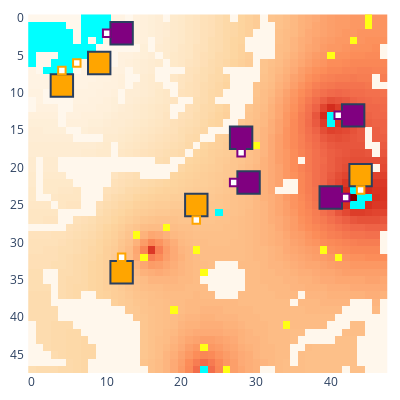

Source (notebook cell):
### Code cell
show_env(env)

### Figure 1 — Plotly figure (JSON) as saved in the notebook; plotly's stock layout.template omitted (floating-point values rounded to 4 significant figures; data arrays with more than 128 entries replaced by an {"elided": "..."} marker saying what was removed)
{"data": [{"colorscale": [[0, "rgb(255,247,236)"], [0.125, "rgb(254,232,200)"], [0.25, "rgb(253,212,158)"], [0.375, "rgb(253,187,132)"], [0.5, "rgb(252,141,89)"], [0.625, "rgb(239,101,72)"], [0.75, "rgb(215,48,31)"], [0.875, "rgb(179,0,0)"], [1, "rgb(127,0,0)"]], "name": "Rubble", "showscale": false, "type": "heatmap", "uid": "52_Rubble", "z": {"elided": "48x48 int values"}}, {"colorscale": [[0, "#00ffff"], [1, "#00ffff"]], "hoverinfo": "skip", "name": "Ice", "showscale": false, "type": "heatmap", "uid": "52_Ice", "z": {"elided": "48x48 int values"}}, {"colorscale": [[0, "#ffff14"], [1, "#ffff14"]], "hoverinfo": "skip", "name": "Ore", "showscale": false, "type": "heatmap", "uid": "52_Ore", "z": {"elided": "48x48 int values"}}, {"colorscale": [[0, "#15b01a"], [1, "#15b01a"]], "hoverinfo": "skip", "name": "Lichen", "showscale": false, "type": "heatmap", "uid": "52_Lichen", "z": {"elided": "48x48 null values"}}, {"customdata": [["factory_0", "player_0", 1146, 0, 0, 223, 50]], "hovertemplate": "%{customdata[0]} %{customdata[1]}<br>Power: %{customdata[2]}<br>Ice: %{customdata[3]}<br>Ore: %{customdata[4]}<br>Water: %{customdata[5]}<br>Metal: %{customdata[6]}<br><extra></extra>", "name": "factory_0", "showscale": false, "type": "heatmap", "uid": "52_factory_0", "x": [28], "y": [16], "z": [0]}, {"customdata": [["factory_2", "player_0", 1145, 0, 0, 233, 50]], "hovertemplate": "%{customdata[0]} %{customdata[1]}<br>Power: %{customdata[2]}<br>Ice: %{customdata[3]}<br>Ore: %{customdata[4]}<br>Water: %{customdata[5]}<br>Metal: %{customdata[6]}<br><extra></extra>", "name": "factory_2", "showscale": false, "type": "heatmap", "uid": "52_factory_2", "x": [12], "y": [2], "z": [2]}, {"customdata": [["factory_4", "player_0", 849, 0, 0, 208, 50]], "hovertemplate": "%{customdata[0]} %{customdata[1]}<br>Power: %{customdata[2]}<br>Ice: %{customdata[3]}<br>Ore: %{customdata[4]}<br>Water: %{customdata[5]}<br>Metal: %{customdata[6]}<br><extra></extra>", "name": "factory_4", "showscale": false, "type": "heatmap", "uid": "52_factory_4", "x": [43], "y": [13], "z": [4]}, {"customdata": [["factory_6", "player_0", 789, 0, 0, 203, 50]], "hovertemplate": "%{customdata[0]} %{customdata[1]}<br>Power: %{customdata[2]}<br>Ice: %{customdata[3]}<br>Ore: %{customdata[4]}<br>Water: %{customdata[5]}<br>Metal: %{customdata[6]}<br><extra></extra>", "name": "factory_6", "showscale": false, "type": "heatmap", "uid": "52_factory_6", "x": [40], "y": [24], "z": [6]}, {"customdata": [["factory_8", "player_0", 1077, 0, 0, 223, 50]], "hovertemplate": "%{customdata[0]} %{customdata[1]}<br>Power: %{customdata[2]}<br>Ice: %{customdata[3]}<br>Ore: %{customdata[4]}<br>Water: %{customdata[5]}<br>Metal: %{customdata[6]}<br><extra></extra>", "name": "factory_8", "showscale": false, "type": "heatmap", "uid": "52_factory_8", "x": [29], "y": [22], "z": [8]}, {"customdata": [["factory_1", "player_1", 1137, 0, 0, 233, 50]], "hovertemplate": "%{customdata[0]} %{customdata[1]}<br>Power: %{customdata[2]}<br>Ice: %{customdata[3]}<br>Ore: %{customdata[4]}<br>Water: %{customdata[5]}<br>Metal: %{customdata[6]}<br><extra></extra>", "name": "factory_1", "showscale": false, "type": "heatmap", "uid": "52_factory_1", "x": [4], "y": [9], "z": [1]}, {"customdata": [["factory_3", "player_1", 971, 0, 0, 223, 50]], "hovertemplate": "%{customdata[0]} %{customdata[1]}<br>Power: %{customdata[2]}<br>Ice: %{customdata[3]}<br>Ore: %{customdata[4]}<br>Water: %{customdata[5]}<br>Metal: %{customdata[6]}<br><extra></extra>", "name": "factory_3", "showscale": false, "type": "heatmap", "uid": "52_factory_3", "x": [12], "y": [34], "z": [3]}, {"customdata": [["factory_5", "player_1", 800, 0, 0, 213, 50]], "hovertemplate": "%{customdata[0]} %{customdata[1]}<br>Power: %{customdata[2]}<br>Ice: %{customdata[3]}<br>Ore: %{customdata[4]}<br>Water: %{customdata[5]}<br>Metal: %{customdata[6]}<br><extra></extra>", "name": "factory_5", "showscale": false, "type": "heatmap", "uid": "52_factory_5", "x": [44], "y": [21], "z": [5]}, {"customdata": [["factory_7", "player_1", 982, 0, 0, 228, 50]], "hovertemplate": "%{customdata[0]} %{customdata[1]}<br>Power: %{customdata[2]}<br>Ice: %{customdata[3]}<br>Ore: %{customdata[4]}<br>Water: %{customdata[5]}<br>Metal: %{customdata[6]}<br><extra></extra>", "name": "factory_7", "showscale": false, "type": "heatmap", "uid": "52_factory_7", "x": [22], "y": [25], "z": [7]}, {"customdata": [["factory_9", "player_1", 990, 0, 0, 228, 50]], "hovertemplate": "%{customdata[0]} %{customdata[1]}<br>Power: %{customdata[2]}<br>Ice: %{customdata[3]}<br>Ore: %{customdata[4]}<br>Water: %{customdata[5]}<br>Metal: %{customdata[6]}<br><extra></extra>", "name": "factory_9", "showscale": false, "type": "heatmap", "uid": "52_factory_9", "x": [9], "y": [6], "z": [9]}, {"customdata": [["unit_10", "player_0", "HEAVY", [28, 18], 411, 180, 0, 0, 0]], "hovertemplate": "%{customdata[0]} %{customdata[1]}<br>Type: %{customdata[2]}<br>Pos: %{customdata[3]}<br>Power: %{customdata[4]}<br>Ice: %{customdata[5]}<br>Ore: %{customdata[6]}<br>Water: %{customdata[7]}<br>Metal: %{customdata[8]}<br><extra></extra>", "name": "unit_10", "showscale": false, "type": "heatmap", "uid": "52_unit_10", "x": [28], "y": [18], "z": [10]}, {"hoverinfo": "skip", "marker": {"color": "black", "size": 5, "symbol": "circle-open"}, "mode": "markers", "name": "path", "showlegend": false, "type": "scatter", "uid": "52_path", "x": [28, 28], "y": [18, 17]}, {"customdata": [["unit_11", "player_0", "HEAVY", [10, 2], 443, 160, 0, 0, 0]], "hovertemplate": "%{customdata[0]} %{customdata[1]}<br>Type: %{customdata[2]}<br>Pos: %{customdata[3]}<br>Power: %{customdata[4]}<br>Ice: %{customdata[5]}<br>Ore: %{customdata[6]}<br>Water: %{customdata[7]}<br>Metal: %{customdata[8]}<br><extra></extra>", "name": "unit_11", "showscale": false, "type": "heatmap", "uid": "52_unit_11", "x": [10], "y": [2], "z": [11]}, {"hoverinfo": "skip", "marker": {"color": "black", "size": 5, "symbol": "circle-open"}, "mode": "markers", "name": "path", "showlegend": false, "type": "scatter", "uid": "52_path", "x": [10, 11], "y": [2, 2]}, {"customdata": [["unit_12", "player_0", "HEAVY", [41, 13], 663, 200, 0, 0, 0]], "hovertemplate": "%{customdata[0]} %{customdata[1]}<br>Type: %{customdata[2]}<br>Pos: %{customdata[3]}<br>Power: %{customdata[4]}<br>Ice: %{customdata[5]}<br>Ore: %{customdata[6]}<br>Water: %{customdata[7]}<br>Metal: %{customdata[8]}<br><extra></extra>", "name": "unit_12", "showscale": false, "type": "heatmap", "uid": "52_unit_12", "x": [41], "y": [13], "z": [12]}, {"hoverinfo": "skip", "marker": {"color": "black", "size": 5, "symbol": "circle-open"}, "mode": "markers", "name": "path", "showlegend": false, "type": "scatter", "uid": "52_path", "x": [42], "y": [13]}, {"customdata": [["unit_13", "player_0", "HEAVY", [42, 24], 720, 200, 0, 0, 0]], "hovertemplate": "%{customdata[0]} %{customdata[1]}<br>Type: %{customdata[2]}<br>Pos: %{customdata[3]}<br>Power: %{customdata[4]}<br>Ice: %{customdata[5]}<br>Ore: %{customdata[6]}<br>Water: %{customdata[7]}<br>Metal: %{customdata[8]}<br><extra></extra>", "name": "unit_13", "showscale": false, "type": "heatmap", "uid": "52_unit_13", "x": [42], "y": [24], "z": [13]}, {"hoverinfo": "skip", "marker": {"color": "black", "size": 5, "symbol": "circle-open"}, "mode": "markers", "name": "path", "showlegend": false, "type": "scatter", "uid": "52_path", "x": [41], "y": [24]}, {"customdata": [["unit_14", "player_0", "HEAVY", [27, 22], 480, 180, 0, 0, 0]], "hovertemplate": "%{customdata[0]} %{customdata[1]}<br>Type: %{customdata[2]}<br>Pos: %{customdata[3]}<br>Power: %{customdata[4]}<br>Ice: %{customdata[5]}<br>Ore: %{customdata[6]}<br>Water: %{customdata[7]}<br>Metal: %{customdata[8]}<br><extra></extra>", "name": "unit_14", "showscale": false, "type": "heatmap", "uid": "52_unit_14", "x": [27], "y": [22], "z": [14]}, {"hoverinfo": "skip", "marker": {"color": "black", "size": 5, "symbol": "circle-open"}, "mode": "markers", "name": "path", "showlegend": false, "type": "scatter", "uid": "52_path", "x": [27, 28], "y": [22, 22]}, {"customdata": [["unit_15", "player_1", "HEAVY", [4, 7], 451, 160, 0, 0, 0]], "hovertemplate": "%{customdata[0]} %{customdata[1]}<br>Type: %{customdata[2]}<br>Pos: %{customdata[3]}<br>Power: %{customdata[4]}<br>Ice: %{customdata[5]}<br>Ore: %{customdata[6]}<br>Water: %{customdata[7]}<br>Metal: %{customdata[8]}<br><extra></extra>", "name": "unit_15", "showscale": false, "type": "heatmap", "uid": "52_unit_15", "x": [4], "y": [7], "z": [15]}, {"hoverinfo": "skip", "marker": {"color": "black", "size": 5, "symbol": "circle-open"}, "mode": "markers", "name": "path", "showlegend": false, "type": "scatter", "uid": "52_path", "x": [4, 4], "y": [7, 8]}, {"customdata": [["unit_16", "player_1", "HEAVY", [12, 32], 586, 180, 0, 0, 0]], "hovertemplate": "%{customdata[0]} %{customdata[1]}<br>Type: %{customdata[2]}<br>Pos: %{customdata[3]}<br>Power: %{customdata[4]}<br>Ice: %{customdata[5]}<br>Ore: %{customdata[6]}<br>Water: %{customdata[7]}<br>Metal: %{customdata[8]}<br><extra></extra>", "name": "unit_16", "showscale": false, "type": "heatmap", "uid": "52_unit_16", "x": [12], "y": [32], "z": [16]}, {"hoverinfo": "skip", "marker": {"color": "black", "size": 5, "symbol": "circle-open"}, "mode": "markers", "name": "path", "showlegend": false, "type": "scatter", "uid": "52_path", "x": [12, 12], "y": [32, 33]}, {"customdata": [["unit_17", "player_1", "HEAVY", [44, 23], 711, 180, 0, 0, 0]], "hovertemplate": "%{customdata[0]} %{customdata[1]}<br>Type: %{customdata[2]}<br>Pos: %{customdata[3]}<br>Power: %{customdata[4]}<br>Ice: %{customdata[5]}<br>Ore: %{customdata[6]}<br>Water: %{customdata[7]}<br>Metal: %{customdata[8]}<br><extra></extra>", "name": "unit_17", "showscale": false, "type": "heatmap", "uid": "52_unit_17", "x": [44], "y": [23], "z": [17]}, {"hoverinfo": "skip", "marker": {"color": "black", "size": 5, "symbol": "circle-open"}, "mode": "markers", "name": "path", "showlegend": false, "type": "scatter", "uid": "52_path", "x": [44, 44], "y": [23, 22]}, {"customdata": [["unit_18", "player_1", "HEAVY", [22, 27], 575, 160, 0, 0, 0]], "hovertemplate": "%{customdata[0]} %{customdata[1]}<br>Type: %{customdata[2]}<br>Pos: %{customdata[3]}<br>Power: %{customdata[4]}<br>Ice: %{customdata[5]}<br>Ore: %{customdata[6]}<br>Water: %{customdata[7]}<br>Metal: %{customdata[8]}<br><extra></extra>", "name": "unit_18", "showscale": false, "type": "heatmap", "uid": "52_unit_18", "x": [22], "y": [27], "z": [18]}, {"hoverinfo": "skip", "marker": {"color": "black", "size": 5, "symbol": "circle-open"}, "mode": "markers", "name": "path", "showlegend": false, "type": "scatter", "uid": "52_path", "x": [22, 22], "y": [27, 26]}, {"customdata": [["unit_19", "player_1", "HEAVY", [6, 6], 857, 40, 0, 0, 0]], "hovertemplate": "%{customdata[0]} %{customdata[1]}<br>Type: %{customdata[2]}<br>Pos: %{customdata[3]}<br>Power: %{customdata[4]}<br>Ice: %{customdata[5]}<br>Ore: %{customdata[6]}<br>Water: %{customdata[7]}<br>Metal: %{customdata[8]}<br><extra></extra>", "name": "unit_19", "showscale": false, "type": "heatmap", "uid": "52_unit_19", "x": [6], "y": [6], "z": [19]}, {"hoverinfo": "skip", "marker": {"color": "black", "size": 5, "symbol": "circle-open"}, "mode": "markers", "name": "path", "showlegend": false, "type": "scatter", "uid": "52_path", "x": [6, 8], "y": [6, 6]}], "layout": {"coloraxis": {"showscale": false}, "height": 400, "margin": {"b": 10, "l": 10, "r": 10, "t": 10}, "plot_bgcolor": "rgba(0, 0, 0, 0)", "shapes": [{"fillcolor": "purple", "name": "factory_0", "type": "rect", "x0": 26.5, "x1": 29.5, "y0": 14.5, "y1": 17.5}, {"fillcolor": "purple", "name": "factory_2", "type": "rect", "x0": 10.5, "x1": 13.5, "y0": 0.5, "y1": 3.5}, {"fillcolor": "purple", "name": "factory_4", "type": "rect", "x0": 41.5, "x1": 44.5, "y0": 11.5, "y1": 14.5}, {"fillcolor": "purple", "name": "factory_6", "type": "rect", "x0": 38.5, "x1": 41.5, "y0": 22.5, "y1": 25.5}, {"fillcolor": "purple", "name": "factory_8", "type": "rect", "x0": 27.5, "x1": 30.5, "y0": 20.5, "y1": 23.5}, {"fillcolor": "orange", "name": "factory_1", "type": "rect", "x0": 2.5, "x1": 5.5, "y0": 7.5, "y1": 10.5}, {"fillcolor": "orange", "name": "factory_3", "type": "rect", "x0": 10.5, "x1": 13.5, "y0": 32.5, "y1": 35.5}, {"fillcolor": "orange", "name": "factory_5", "type": "rect", "x0": 42.5, "x1": 45.5, "y0": 19.5, "y1": 22.5}, {"fillcolor": "orange", "name": "factory_7", "type": "rect", "x0": 20.5, "x1": 23.5, "y0": 23.5, "y1": 26.5}, {"fillcolor": "orange", "name": "factory_9", "type": "rect", "x0": 7.5, "x1": 10.5, "y0": 4.5, "y1": 7.5}, {"fillcolor": "white", "line": {"color": "purple"}, "name": "unit_10", "type": "rect", "x0": 27.5, "x1": 28.5, "y0": 17.5, "y1": 18.5}, {"fillcolor": "white", "line": {"color": "purple"}, "name": "unit_11", "type": "rect", "x0": 9.5, "x1": 10.5, "y0": 1.5, "y1": 2.5}, {"fillcolor": "white", "line": {"color": "purple"}, "name": "unit_12", "type": "rect", "x0": 40.5, "x1": 41.5, "y0": 12.5, "y1": 13.5}, {"fillcolor": "white", "line": {"color": "purple"}, "name": "unit_13", "type": "rect", "x0": 41.5, "x1": 42.5, "y0": 23.5, "y1": 24.5}, {"fillcolor": "white", "line": {"color": "purple"}, "name": "unit_14", "type": "rect", "x0": 26.5, "x1": 27.5, "y0": 21.5, "y1": 22.5}, {"fillcolor": "white", "line": {"color": "orange"}, "name": "unit_15", "type": "rect", "x0": 3.5, "x1": 4.5, "y0": 6.5, "y1": 7.5}, {"fillcolor": "white", "line": {"color": "orange"}, "name": "unit_16", "type": "rect", "x0": 11.5, "x1": 12.5, "y0": 31.5, "y1": 32.5}, {"fillcolor": "white", "line": {"color": "orange"}, "name": "unit_17", "type": "rect", "x0": 43.5, "x1": 44.5, "y0": 22.5, "y1": 23.5}, {"fillcolor": "white", "line": {"color": "orange"}, "name": "unit_18", "type": "rect", "x0": 21.5, "x1": 22.5, "y0": 26.5, "y1": 27.5}, {"fillcolor": "white", "line": {"color": "orange"}, "name": "unit_19", "type": "rect", "x0": 5.5, "x1": 6.5, "y0": 5.5, "y1": 6.5}], "width": 400, "xaxis": {"autorange": true, "domain": [0, 1], "range": [-0.8005, 47.8], "type": "linear"}, "yaxis": {"autorange": true, "domain": [0, 1], "range": [47.5, -0.8339], "scaleanchor": "x", "type": "linear"}}}
